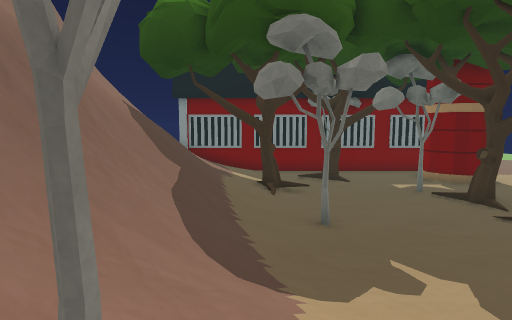
View 1 (above)

21 first-person views from a walk through a 3-D level made in the Unity game engine. The camera is 1.5 m above the floor, tilts 6° down and sees 75° across. The floor is counted in squares, 1 m on a side. Each view is taken from the middle of a square. On the plan, view 1 faces up. The plan holds only what a view shows up to about 15 squares ahead; the rest is blank. The place goes on beyond the plan. Some animated figures are not drawn.

View 2
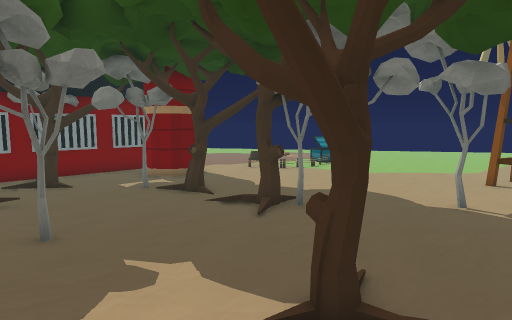

View 3
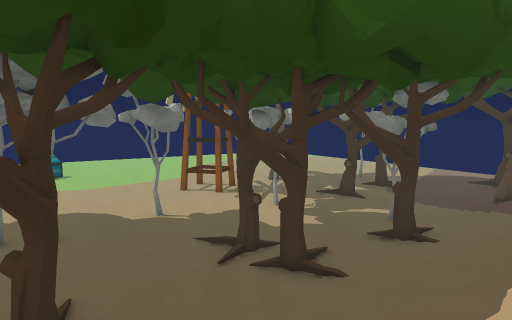

View 4
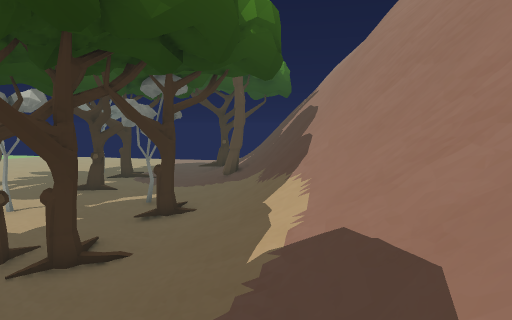

View 5
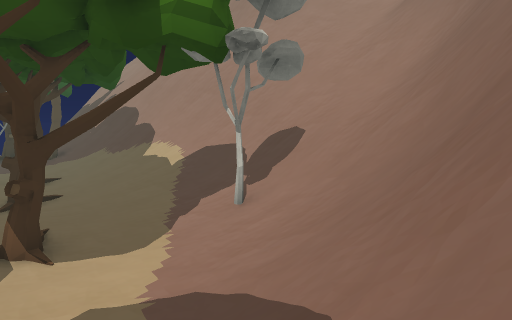

View 6
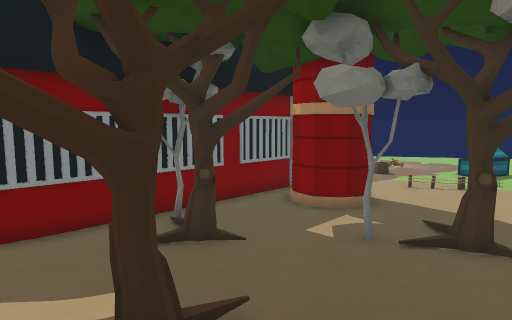

View 7
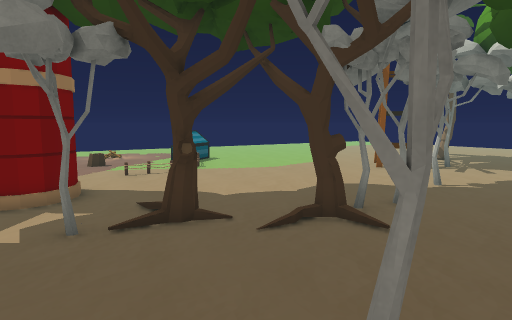

View 8
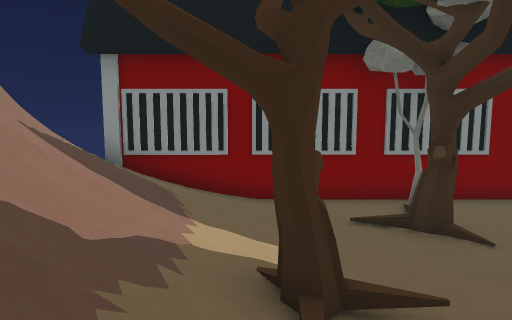

View 9
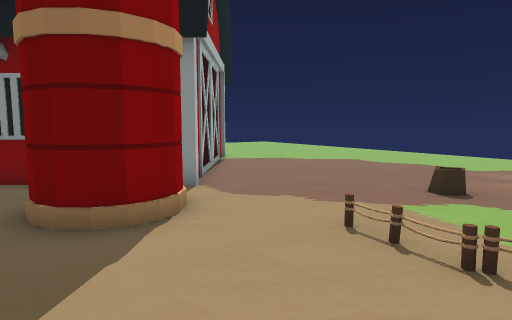

View 10
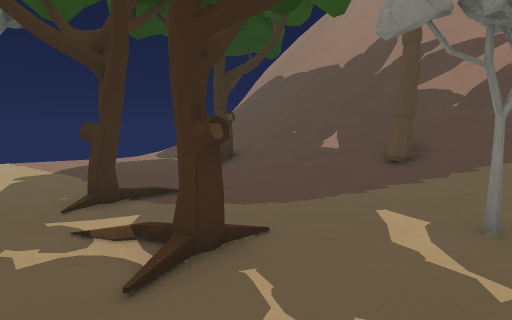

View 11
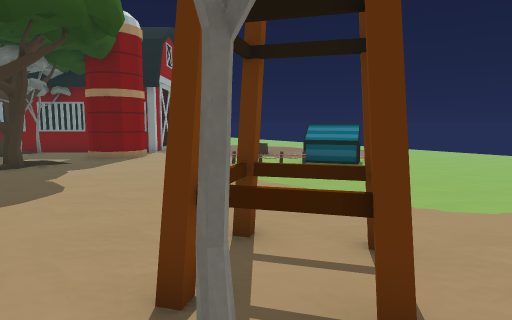

View 12
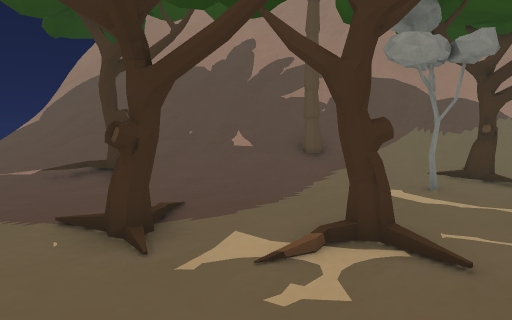

View 13
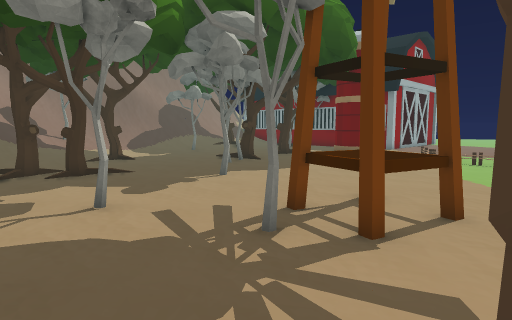

View 14
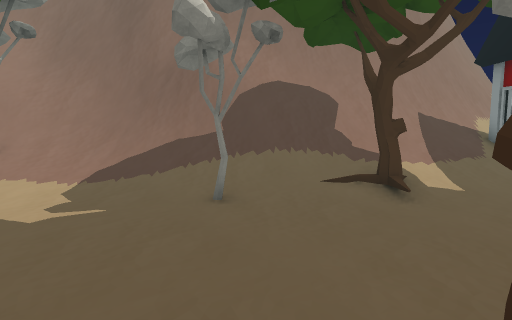

View 15
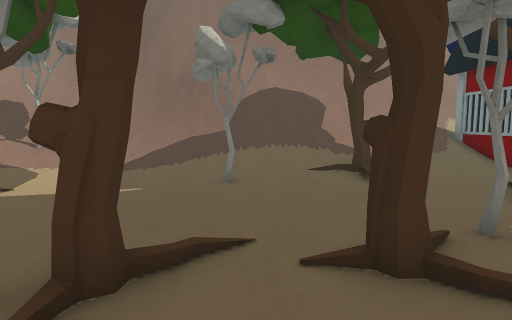

View 16
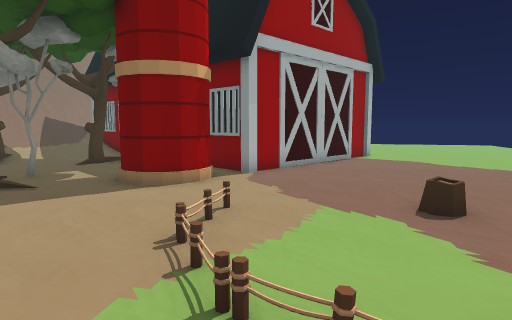

View 17
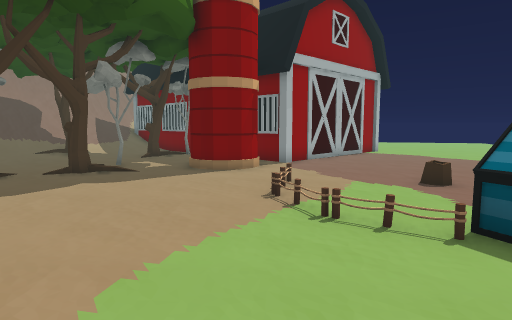

View 18
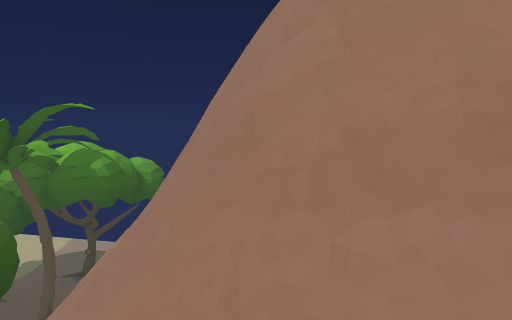

View 19
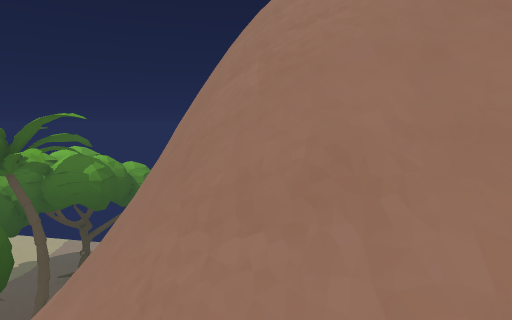

View 20
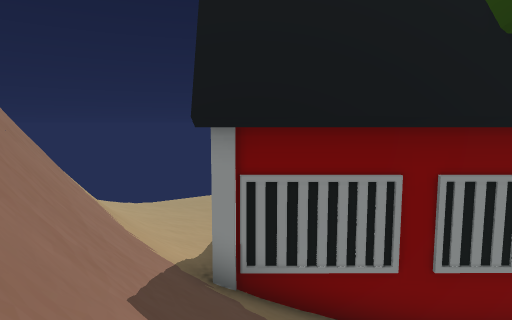

View 21
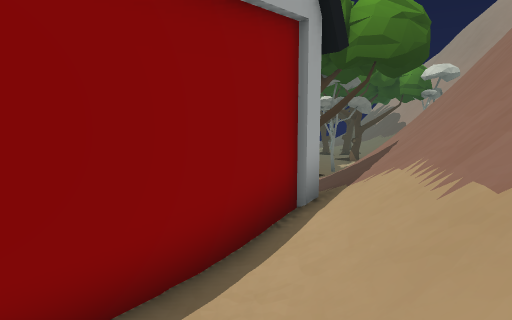

### Floor plan
Key: @ floor where view 1 was taken; # wall or solid block; . main floor; : floor 0.25 m higher than the main floor; + floor 4.5 m higher than the main floor; * floor 10 m higher than the main floor; % floor 10.25 m higher than the main floor; & floor 10.75 m higher than the main floor; $ floor 11.25 m higher than the main floor; / step, stairs or slope; = window, fence, low wall or low ledge; v drop or lower ground; T thing the floor can be seen under or through; O other object.
Columns run from 8 left of view 1 to 18 right of it. Each row starts with its distance up from view 1.
 21 =///:#           #.........
 20 #///:#           #.........
 19 #=///#           #.........
 18 ##=//#           #.........
 17  #=//#           #.........
 16  #=//OOOOOOOOOOOOO........
 15  ##=////:.......OO.....O..
 14   #=/////..O...O OO......
 13   ##=////.......OO........
 12   #= ////................OO
 11   #=////OO...............OO
 10   #=/O///:.....O...........
  9   ##/////:....OO...........
  8   #//////:................
  7    +#=///:#....O...........
  6     ##///:.....O...........
  5     #=///.......#..........
  4    ##=///..................
  3    ##////:.................
  2   ##=////::O/.....#....TT..
  1   #=///#//::/..........T=..
  0   #=////@//:...........T#..
 -1   #=////////:..OO..........
 -2  ##=/////////.O.....#.....O
 -3   #=//////////.............
 -4   =/// ==//////.......... .
 -5   ///=###==////OO....OO...
 -6  ///=######==////:/........
 -7  //=##   ####=/////.....O..
 -8  /=##      ###=/////....O..
 -9  //%* vv     ###/OO//......
-10   &$===v      ##=/////.....
-11      =#=       ##==///:....
-12                 ##=///O:...
-13                 ###=//O//..
-14                  ###=////..
-15                   ##=////:.
-16                    ##=////:
-17                     ##///
-18                     #=//
-19                     ##/
-20                      #

Positions as (right, up) in squares from view 1, and headings:
1: (0, 0), facing up
2: (0, 0), facing up-right
3: (-1, -1), facing right
4: (-1, 0), facing down-right
5: (-1, 8), facing down
6: (-1, 8), facing up-right
7: (0, 8), facing right
8: (0, 8), facing up
9: (11, 8), facing up
10: (13, -1), facing down
11: (15, -2), facing up
12: (18, -3), facing down-left
13: (18, -4), facing up-left
14: (8, 8), facing left
15: (10, 8), facing left
16: (17, 9), facing up-left
17: (18, 6), facing up-left
18: (-6, -6), facing down-right
19: (-7, -6), facing down-right
20: (-3, 11), facing up
21: (-7, 21), facing down-right
